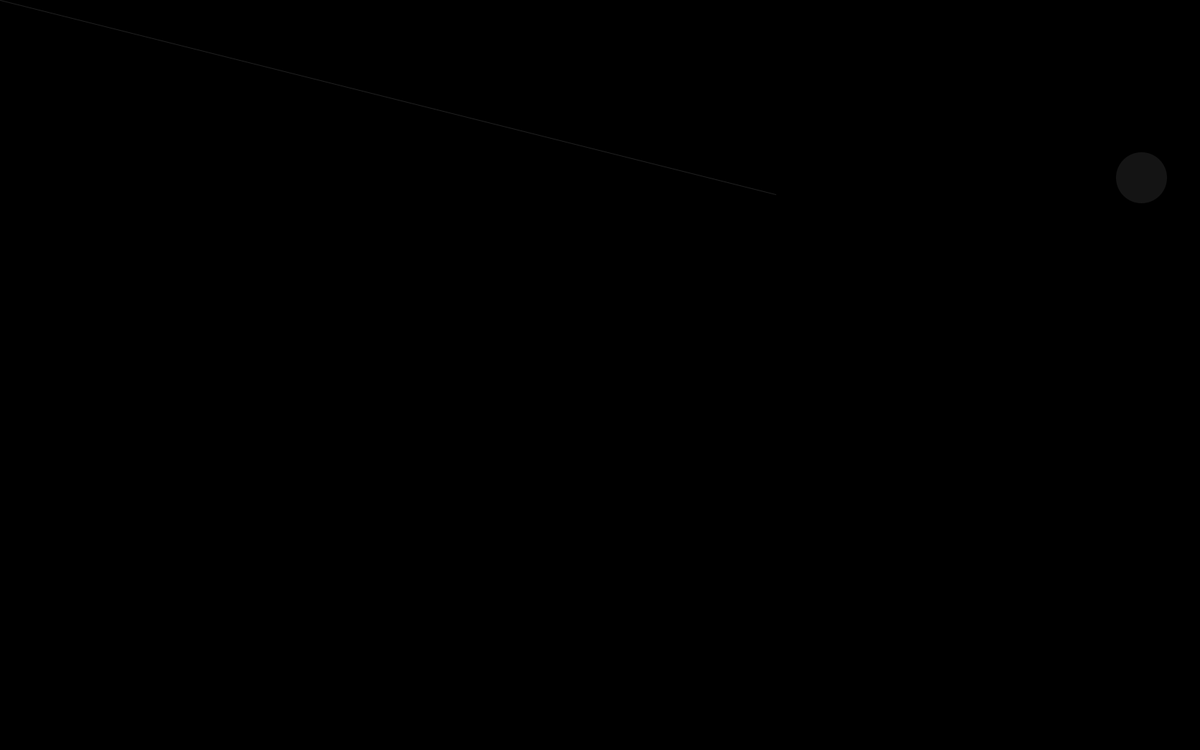
Frame 1 (no input)
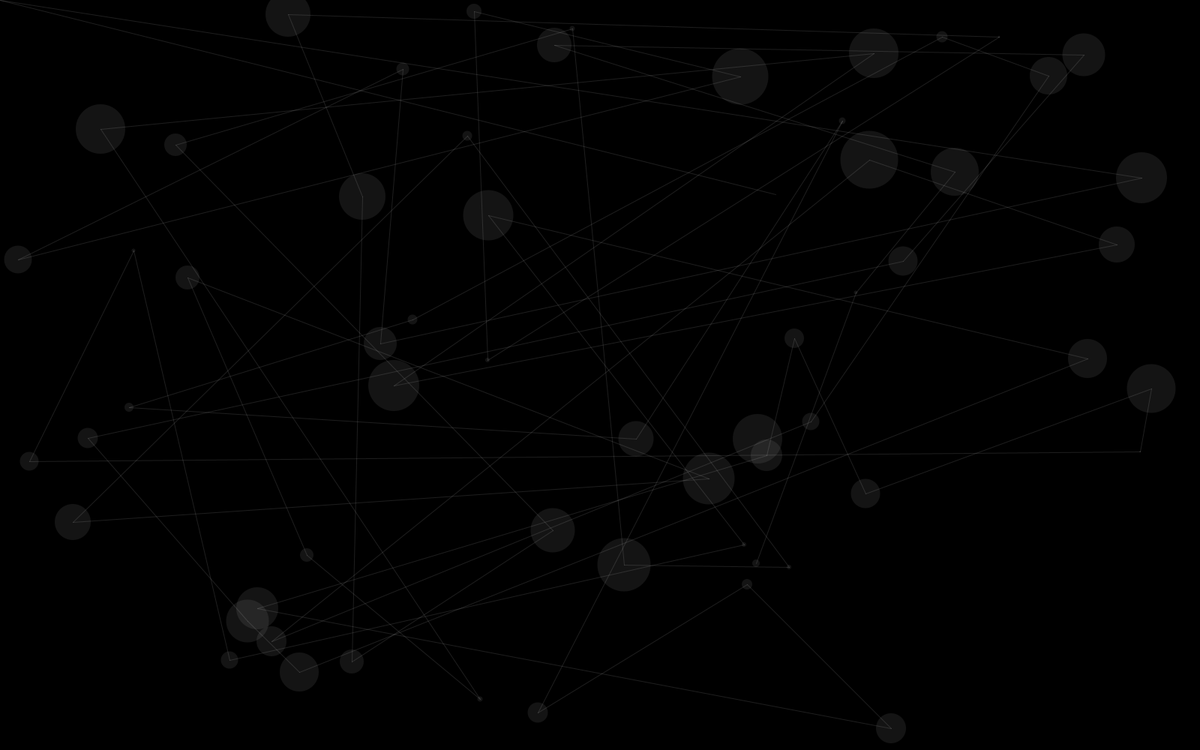
Frame 60 (the mouse pressed at the canvas centre just before this capture)
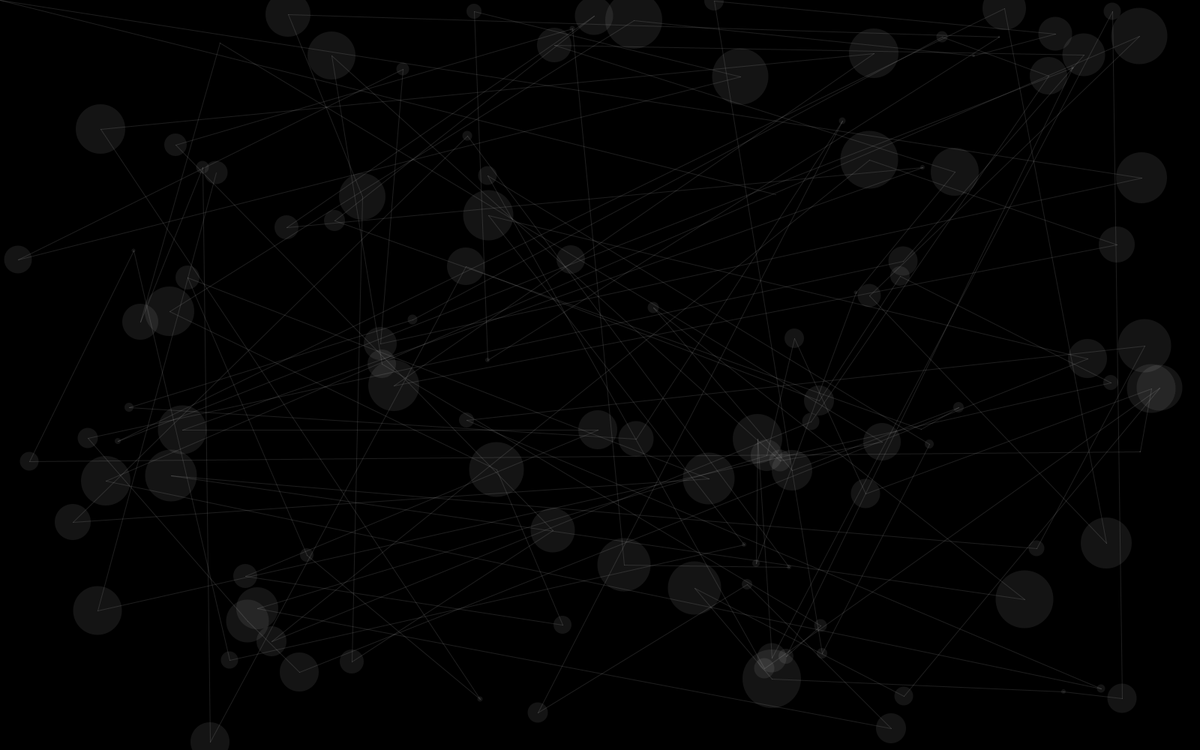
Frame 120 (the mouse held since frame 60 and released just before this capture)

The Processing sketch that drew these frames (run headless with seeded random() and noise(); from frame 60 on, the mouse is pressed at the canvas centre):

// Processing sketch: processing_108652
// ── processing_108652.pde

Dots myDots;
int[] xp = new int[1000];
int[] yp = new int[1000];
int i;
void setup() {
  size (1600, 1000);
  frameRate(30);
  myDots = new Dots();
  background(0);
}
void draw() {
  myDots.update();
  myDots.connect();
  // println("x: "+xp[i]+", y: "+yp[i]);
  i++;
}
class Dots {
  int x;
  int y;
  int i=2; //array counter
  int j=0;
  Dots() {
    xp[0] = (int)random(width);
    yp[0] = (int)random(height);
    smooth();
    noStroke();
    ellipse(xp[0], yp[0], 10, 10);
  }
  void update() {
    x = (int)random(width);
    y = (int)random(height);
    smooth();
    noStroke();
    fill(255, 20);
    int dia = (int)random(1, 80);
    ellipse(x, y, dia, dia);
 
    if (i<990 || j<990) {
      xp[i] = x;
      yp[i] = y;
      //println(i);
      i++;
    }
    else {
      i=1;
      j=0;
      background(0);
     // println("array reset");
    }
  }
  void connect() {
    smooth();
    stroke(255, 30);
    line(xp[j], yp[j], xp[j+1], yp[j+1]);
    //println("x: "+xp[j]+", y: "+yp[j]);
    j++;
  }
}
